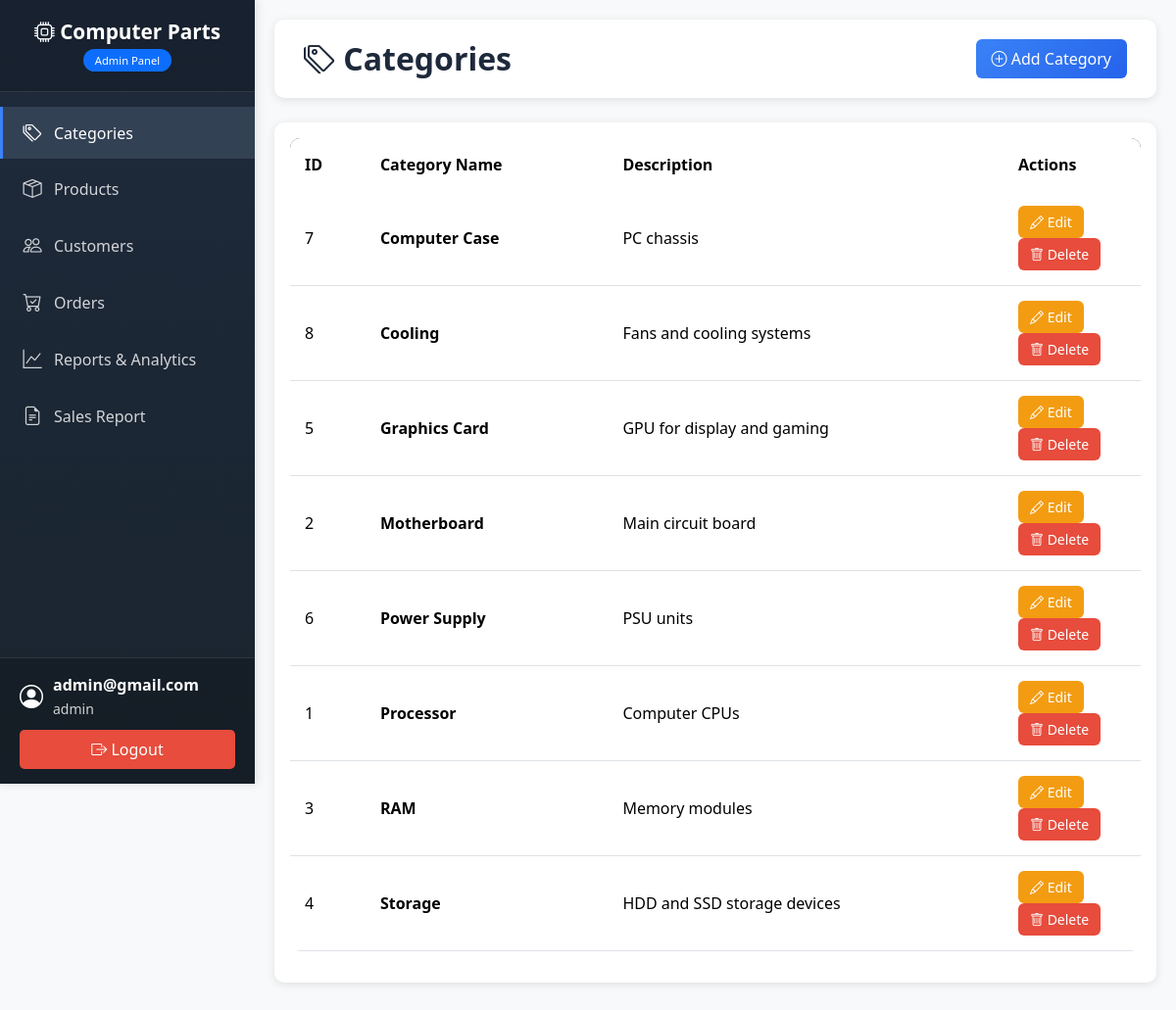
Page /index.php?module=categories&action=list (signed in) on the committed database.
### tables this page shows
CREATE TABLE `categories` (
  `id` int(11) NOT NULL,
  `category_name` varchar(50) NOT NULL,
  `description` text DEFAULT NULL
);

### modules/categories/list.php (the view, shortened to what this page needs)
<?php
$result = mysqli_query(
    $conn,
    "SELECT id, category_name, description
     FROM categories
     ORDER BY category_name ASC"
);
?>
<div class="page-header">
    <h2><i class="bi bi-tags"></i> Categories</h2>
    <button type="button" class="btn btn-primary" data-bs-toggle="modal" data-bs-target="#categoryModal" onclick="openCategoryModal(0)">
        <i class="bi bi-plus-circle"></i> Add Category
    </button>
</div>
<div class="card">
    <div class="card-body">
        <div class="table-responsive">
            <table class="table table-hover">
                <thead>
                <tr>
                    <th>ID</th>
                    <th>Category Name</th>
                    <th>Description</th>
                    <th style="width: 140px;">Actions</th>
                </tr>
                </thead>
                <tbody>
                <?php if (mysqli_num_rows($result) > 0): ?>
                    <?php while ($row = mysqli_fetch_assoc($result)) : ?>
                        <tr>
                            <td><?php echo htmlspecialchars($row['id']); ?></td>
                            <td><strong><?php echo htmlspecialchars($row['category_name']); ?></strong></td>
                            <td><?php echo htmlspecialchars($row['description'] ?? 'N/A'); ?></td>
                            <td>
                                <button type="button" class="btn btn-sm btn-warning"
                                        onclick="openCategoryModal(<?php echo $row['id']; ?>)">
                                    <i class="bi bi-pencil"></i> Edit
                                </button>
                                <a href="index.php?module=categories&action=delete&id=<?php echo $row['id']; ?>"
                                   class="btn btn-sm btn-danger"
                                   onclick="return confirm('Delete this category? This will fail if products are using this category.');">
                                    <i class="bi bi-trash"></i> Delete
                                </a>
                            </td>
                        </tr>
                    <?php endwhile; ?>
                <?php endif; ?>
                </tbody>
            </table>
        </div>
    </div>
</div>

### assets/css/style.css (style rules this page uses)
:root { --primary-color: #3b82f6; --secondary-color: #2563eb; --sidebar-width: 260px; --sidebar-bg: #1e293b; --sidebar-hover: #334155; --content-bg: #f8f9fa; --card-shadow: 0 2px 10px rgba(0,0,0,0.1); }
* { margin: 0; padding: 0; box-sizing: border-box; }
body { font-family: 'Segoe UI', Tahoma, Geneva, Verdana, sans-serif; background-color: var(--content-bg); color: #333; }
.page-header { background: white; padding: 20px 30px; border-radius: 10px; box-shadow: var(--card-shadow); margin-bottom: 25px; display: flex; justify-content: space-between; align-items: center; }
.page-header h2 { margin: 0; color: var(--sidebar-bg); font-weight: 600; }
.card { border: none; border-radius: 10px; box-shadow: var(--card-shadow); margin-bottom: 20px; }
.table { background: white; border-radius: 10px; overflow: hidden; }
.table thead { background: var(--sidebar-bg); color: white; }
.table thead th { border: none; padding: 15px; font-weight: 600; }
.table tbody tr { transition: background 0.2s ease; }
.table tbody td { padding: 15px; vertical-align: middle; }
.btn { border-radius: 6px; padding: 8px 16px; font-weight: 500; transition: all 0.3s ease; border: none; }
.btn-primary { background: linear-gradient(135deg, var(--primary-color), var(--secondary-color)); }
.btn-sm { padding: 6px 12px; font-size: 0.875rem; }
.btn-warning { background: #f39c12; color: white; }
.btn-danger { background: #e74c3c; }

### rows in the picture
categories: id "7", category_name "Computer Case", description "PC chassis"
categories: id "8", category_name "Cooling", description "Fans and cooling systems"
categories: id "5", category_name "Graphics Card", description "GPU for display and gaming"
categories: id "2", category_name "Motherboard", description "Main circuit board"
categories: id "6", category_name "Power Supply", description "PSU units"
categories: id "1", category_name "Processor", description "Computer CPUs"
categories: id "3", category_name "RAM", description "Memory modules"
categories: id "4", category_name "Storage", description "HDD and SSD storage devices"

### other values in the picture
getUsername() "admin@gmail.com"
getUserRole() "admin"
